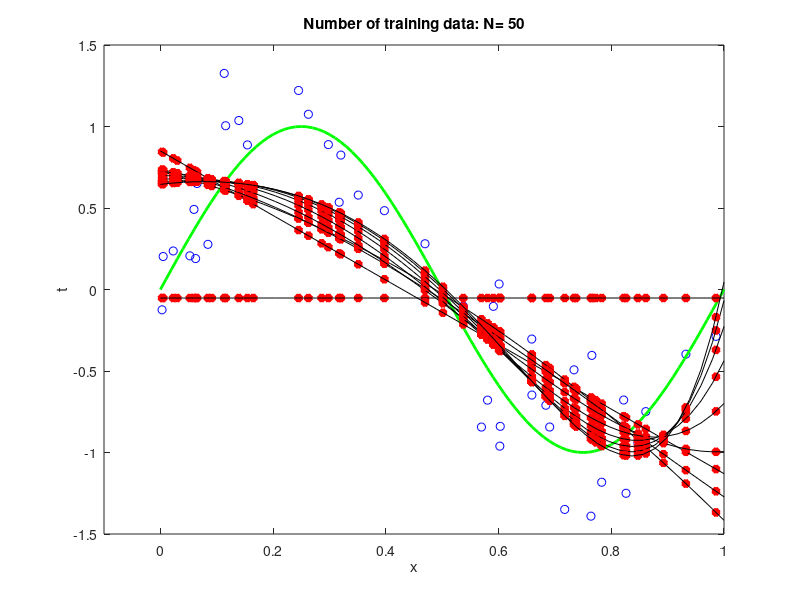
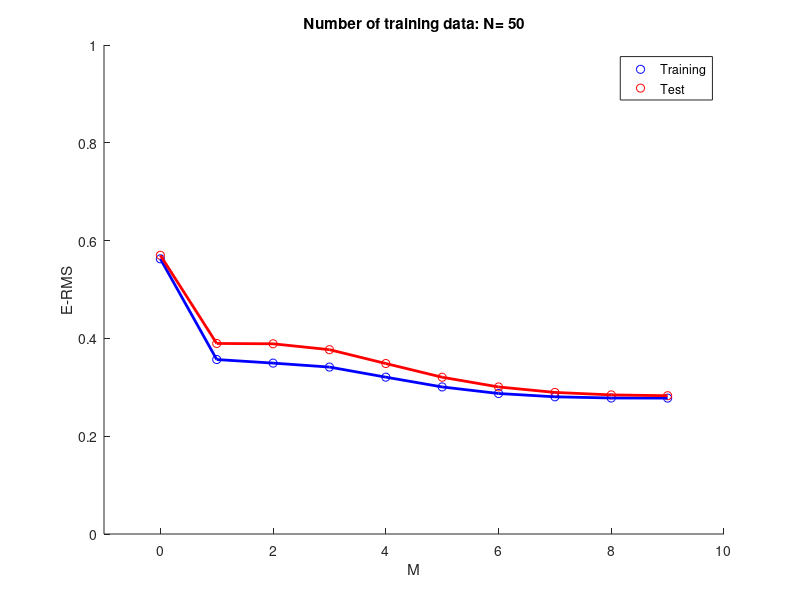

These figures' MATLAB source, in order:
%  clear all
close all; clc;
N = 50; % number of training samples
x_train = rand(N,1); % generate uniformaly distributed samples
noise = normrnd(0,0.3,N,1); % generate normaly distributed noise with mean: 0 and std:0.3
t_train = sin(2*pi*x_train) + noise;

figure(1);
plot(x_train,t_train,'bo');
hold on
xlabel('x');ylabel('t')
axis([-0.1 1 -1.5 1.5])
plot([0:0.01:1],sin(2*pi*[0:0.01:1]),'g','linewidth',2)
title(['Number of training data: N= ' num2str(N)])
%%
Nt = 100; % number of testing samples
x_test = rand(Nt,1); % generate uniformaly distributed samples
noise = normrnd(0,0.3,Nt,1); % generate normaly distributed noise with mean: 0 and std:0.3
t_test = sin(2*pi*x_test) + noise;

% figure
% plot(x_train,t_train,'bo')

%% ridge rigression added, adjust lamda to make it work, if lamda = 0 becomes traditional
% LS with no regularization
lamda = 0.1;
max_poly_deg = 9;
J_train = zeros(max_poly_deg,1);
E_train_rms = zeros(max_poly_deg,1);
J_test = zeros(max_poly_deg,1);
E_test_rms = zeros(max_poly_deg,1);

for M = 0 : max_poly_deg
    % M =  0; % degree of polynomial fit the data
    
    % construt desing matrix training set
    Q_train = zeros(N,M+1);
    Q_train(:,1) = 1;
    for i = 1 : M
        Q_train(:,i+1) = x_train.^i;
    end
    % do back slah a\b or pinv(a), both perform relatively stable inverse
    % of a matrix
    W = (Q_train'*Q_train +lamda*eye(M+1))\Q_train'*t_train
    plot(x_train,Q_train*W,'r*','linewidth',3)
    
    % construct design matirx for plotting ONLY
    xx = linspace(0,1,50)';
    Qplot = zeros(50,M+1);
    Qplot(:,1) = 1;
    for j = 1 : M
        Qplot(:,j+1) = xx.^j;
    end
    plot(xx,Qplot*W,'k')
    
    J_train(M+1) = 0.5*(Q_train*W - t_train)'*(Q_train*W-t_train); % calculate cost function
    E_train_rms(M+1) = sqrt(J_train(M+1)/N);   % calculate RMS error
%     pause

    Q_test = zeros(Nt,M+1);
    Q_test(:,1) = 1;
    for i = 1 : M
        Q_test(:,i+1) = x_test.^i;
    end
    J_test(M+1) = 0.5*(Q_test*W - t_test)'*(Q_test*W-t_test); % calculate cost function
    E_test_rms(M+1) = sqrt(J_test(M+1)/Nt);   % calculate RMS error
end

figure(3)
hold on
plot(0:1:max_poly_deg,E_train_rms,'bo')
plot(0:1:max_poly_deg,E_test_rms,'ro')
plot(0:1:max_poly_deg,E_train_rms, 'b', 'linewidth',2)
plot(0:1:max_poly_deg,E_test_rms, 'r', 'linewidth',2)
axis([-1 10 0 1])
xlabel('M');ylabel('E-RMS')
legend('Training','Test')
title(['Number of training data: N= ' num2str(N)])



